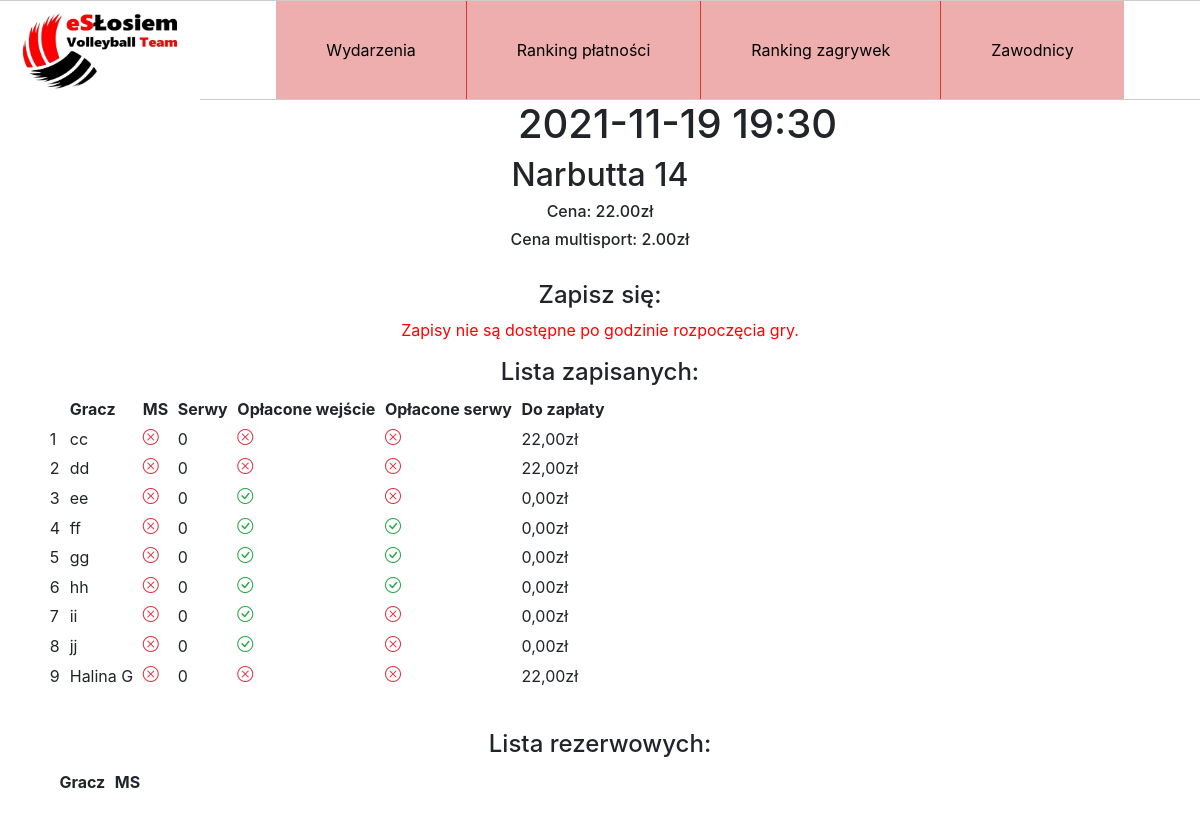
The app's page /event/11, older data.
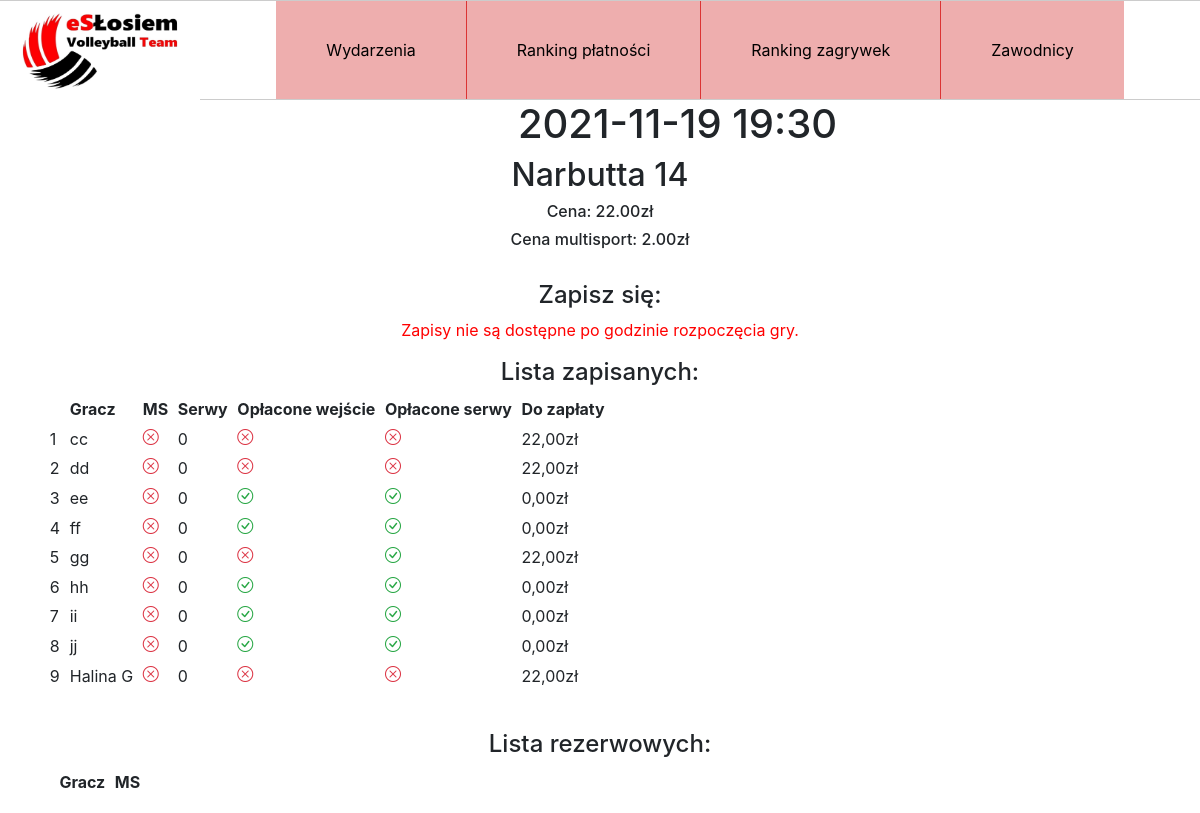
The same page, newer data.
### zapisy/models.py (models this page shows, shortened)
class Entry(models.Model):
    event = models.ForeignKey("Event", on_delete=models.CASCADE)
    player = models.ForeignKey("Player", on_delete=models.CASCADE)
    created_at = models.DateTimeField(auto_now_add=True, editable=True)
    reserve = models.BooleanField(default=False)
    multisport = models.BooleanField(default=False)
    serves = models.IntegerField(default=0)
    paid = models.BooleanField(default=False)
    serves_paid = models.BooleanField(default=False)
    resign = models.BooleanField(default=False)
    def count_entry_fee(self):
        if not self.paid:
            if self.multisport:
                return self.event.price_multisport
            else:
                return self.event.price
        else:
            return 0
    def count_serves_fee(self):
        if not self.serves_paid:
            return self.serves * 2
        else:
            return 0
    def count_total_fee(self):
        return self.count_entry_fee() + self.count_serves_fee()

class Player(models.Model):
    name = models.CharField(max_length=64)
    multisport_number = models.CharField(max_length=8, null=True, blank=True)
    def __str__(self):
        return self.name

class Event(models.Model):
    date = models.DateTimeField()
    duration = models.DurationField()
    location = models.ForeignKey("Localization", on_delete=models.SET_NULL, blank=True, null=True, default=None)
    price = models.FloatField()
    price_multisport = models.FloatField(default=0)
    player_slots = models.IntegerField(default=12)
    coach = models.BooleanField(default=False)
    cancelled = models.BooleanField(default=False)

### zapisy/views.py (the view)
# urls.py: path('event/<int:pk>', views.EventDetailView.as_view(), name='event'),
class EventDetailView(TemplateView):
    template_name = 'zapisy/event_detail.html'
    def get(self, request, *args, **kwargs):
        playerform = EntryForm(self.request.GET or None)
        adminform = EventManagerForm(self.request.GET or None)
        context = self.get_context_data(**kwargs)
        context['playerform'] = playerform
        event = Event.objects.get(id=kwargs['pk'])
        event_entries = Entry.objects.filter(event=event)
        adminformlist = []
        for i in range(event.player_slots):
            try:
                data = model_to_dict(event_entries[i], fields=['player', 'multisport', 'serves', 'paid', 'serves_paid', 'resign'])
                adminformlist.append(EventManagerForm(self.request.GET or None, prefix=str(i), initial=data))
            except:
                adminformlist.append(EventManagerForm(self.request.GET or None, prefix=str(i)))
        context['adminforms'] = adminformlist
        context['event_id'] = kwargs['pk']
        context['ended'] = event.date < datetime.now()
        context['event'] = event
        context['player_entries'] = Entry.objects.filter(event=event, reserve=False)
        context['player_reserve'] = Entry.objects.filter(event=event, reserve=True)
        return render(request, self.template_name, context)

### zapisy/models.py (called while the page is built)
    def __str__(self):
        return self.address

### zapisy/templatetags/filters.py (called while the page is built)
@register.filter
def show_date(date):
    return date.strftime('%Y-%m-%d %H:%M')

@register.filter
def entry_count_fee(object):
    return str("{:.2f}".format(object.count_total_fee())).replace(".", ",") + 'zł'

@register.filter(is_safe=True)
def bool_symbol(bool):
    if bool:
        return mark_safe('<i class="bi bi-check-circle text-success"></i>')
    else:
        return mark_safe('<i class="bi bi-x-circle text-danger"></i>')

### templates/zapisy/event_detail.html (shortened to what this page needs)
{% extends "zapisy/base.html" %}
  {% block content %}
  {% load filters %}
    <h1>{{ event.date|show_date }}</h1>
    <h2>{{ event.location }}</h2>
    <h6>Cena: {{ event.price|floatformat:2 }}zł</h6>
    <h6>Cena multisport: {{ event.price_multisport|floatformat:2 }}zł</h6>
    <br>
    <h4>Zapisz się:</h4>
    {% if not ended and not event.cancelled %}
      <form action="{% url 'playerform' event_id %}" method="post">
        {% csrf_token %}
        {{ playerform.as_p }}
        <input type="submit" name="playerentry" value="zapisz">
      </form>
    {% elif ended %}
      <p class="red">Zapisy nie są dostępne po godzinie rozpoczęcia gry.</p>
    {% elif event.cancelled %}
      <p class="red">Wydarzenie zostało odwołane.</p>
    {% endif %}
    <h4>Lista zapisanych:</h4>
    <table class="table table-borderless table-sm table-responsive">
      <thead>
        <th scope="col"></th>
        <th scope="col">Gracz</th>
        <th scope="col">MS</th>
        <th scope="col">Serwy</th>
        <th scope="col">Opłacone wejście</th>
        <th scope="col">Opłacone serwy</th>
        <th scope="col">Do zapłaty</th>
      </thead>
      {% for entry in player_entries %}
        <tr>
          <td scope="row">{{forloop.counter}}</td>
          <td>{{entry.player}}</td>
          <td>{{entry.multisport|bool_symbol}}</td>
          <td>{{entry.serves}}</td>
          <td>{{entry.paid|bool_symbol}}</td>
          <td>{{entry.serves_paid|bool_symbol}}</td>
          <td>{{entry|entry_count_fee}}</td>
        </tr>
      {% endfor %}
    </table>
    <br>
    <h4>Lista rezerwowych:</h4>
    <table class="table table-borderless table-sm table-responsive">
      <thead>
        <th scope="col"></th>
        <th scope="col">Gracz</th>
        <th scope="col">MS</th>
      </thead>
    </table>
  {% endblock %}

Row changes from the older to the newer data that the page shows:
changed Entry "ee": serves_paid False → True (drawn)
changed Entry "gg": paid True → False (drawn); paid+multisport+event "0,00zł" → "22,00zł"
changed Entry "ii": serves_paid False → True (drawn)
changed Entry "jj": serves_paid False → True (drawn)
